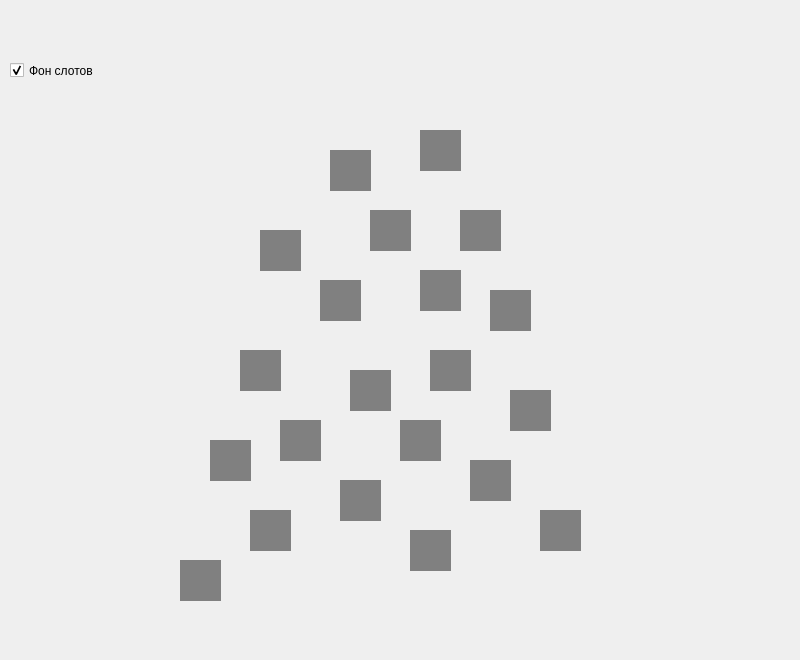
<?xml version="1.0" encoding="UTF-8"?>
<ui version="4.0">
 <class>MainWindow</class>
 <widget class="QMainWindow" name="MainWindow">
  <property name="geometry">
   <rect>
    <x>0</x>
    <y>0</y>
    <width>800</width>
    <height>660</height>
   </rect>
  </property>
  <property name="windowTitle">
   <string>s21 Christmas Tree</string>
  </property>
  <widget class="QWidget" name="centralwidget">
   <widget class="QLabel" name="base_tree_image">
    <property name="geometry">
     <rect>
      <x>120</x>
      <y>70</y>
      <width>551</width>
      <height>581</height>
     </rect>
    </property>
    <property name="styleSheet">
     <string notr="true">background-image: url(&quot;://base_tree.png&quot;);</string>
    </property>
    <property name="text">
     <string/>
    </property>
   </widget>
   <widget class="Slot" name="toy_slot_2">
    <property name="geometry">
     <rect>
      <x>420</x>
      <y>130</y>
      <width>41</width>
      <height>41</height>
     </rect>
    </property>
    <property name="styleSheet">
     <string notr="true">background: grey;</string>
    </property>
    <property name="text">
     <string/>
    </property>
   </widget>
   <widget class="Slot" name="toy_slot_3">
    <property name="geometry">
     <rect>
      <x>330</x>
      <y>150</y>
      <width>41</width>
      <height>41</height>
     </rect>
    </property>
    <property name="styleSheet">
     <string notr="true">background: grey;</string>
    </property>
    <property name="text">
     <string/>
    </property>
   </widget>
   <widget class="Slot" name="toy_slot_4">
    <property name="geometry">
     <rect>
      <x>460</x>
      <y>210</y>
      <width>41</width>
      <height>41</height>
     </rect>
    </property>
    <property name="styleSheet">
     <string notr="true">background: grey;</string>
    </property>
    <property name="text">
     <string/>
    </property>
   </widget>
   <widget class="Slot" name="toy_slot_5">
    <property name="geometry">
     <rect>
      <x>260</x>
      <y>230</y>
      <width>41</width>
      <height>41</height>
     </rect>
    </property>
    <property name="styleSheet">
     <string notr="true">background: grey;</string>
    </property>
    <property name="text">
     <string/>
    </property>
   </widget>
   <widget class="Slot" name="toy_slot_6">
    <property name="geometry">
     <rect>
      <x>370</x>
      <y>210</y>
      <width>41</width>
      <height>41</height>
     </rect>
    </property>
    <property name="styleSheet">
     <string notr="true">background: grey;</string>
    </property>
    <property name="text">
     <string/>
    </property>
   </widget>
   <widget class="Slot" name="toy_slot_7">
    <property name="geometry">
     <rect>
      <x>490</x>
      <y>290</y>
      <width>41</width>
      <height>41</height>
     </rect>
    </property>
    <property name="styleSheet">
     <string notr="true">background: grey;</string>
    </property>
    <property name="text">
     <string/>
    </property>
   </widget>
   <widget class="Slot" name="toy_slot_8">
    <property name="geometry">
     <rect>
      <x>420</x>
      <y>270</y>
      <width>41</width>
      <height>41</height>
     </rect>
    </property>
    <property name="styleSheet">
     <string notr="true">background: grey;</string>
    </property>
    <property name="text">
     <string/>
    </property>
   </widget>
   <widget class="Slot" name="toy_slot_9">
    <property name="geometry">
     <rect>
      <x>320</x>
      <y>280</y>
      <width>41</width>
      <height>41</height>
     </rect>
    </property>
    <property name="styleSheet">
     <string notr="true">background: grey;</string>
    </property>
    <property name="text">
     <string/>
    </property>
   </widget>
   <widget class="Slot" name="toy_slot_10">
    <property name="geometry">
     <rect>
      <x>240</x>
      <y>350</y>
      <width>41</width>
      <height>41</height>
     </rect>
    </property>
    <property name="styleSheet">
     <string notr="true">background: grey;</string>
    </property>
    <property name="text">
     <string/>
    </property>
   </widget>
   <widget class="Slot" name="toy_slot_11">
    <property name="geometry">
     <rect>
      <x>350</x>
      <y>370</y>
      <width>41</width>
      <height>41</height>
     </rect>
    </property>
    <property name="styleSheet">
     <string notr="true">background: grey;</string>
    </property>
    <property name="text">
     <string/>
    </property>
   </widget>
   <widget class="Slot" name="toy_slot_12">
    <property name="geometry">
     <rect>
      <x>430</x>
      <y>350</y>
      <width>41</width>
      <height>41</height>
     </rect>
    </property>
    <property name="styleSheet">
     <string notr="true">background: grey;</string>
    </property>
    <property name="text">
     <string/>
    </property>
   </widget>
   <widget class="Slot" name="toy_slot_13">
    <property name="geometry">
     <rect>
      <x>510</x>
      <y>390</y>
      <width>41</width>
      <height>41</height>
     </rect>
    </property>
    <property name="styleSheet">
     <string notr="true">background: grey;</string>
    </property>
    <property name="text">
     <string/>
    </property>
   </widget>
   <widget class="Slot" name="toy_slot_14">
    <property name="geometry">
     <rect>
      <x>210</x>
      <y>440</y>
      <width>41</width>
      <height>41</height>
     </rect>
    </property>
    <property name="styleSheet">
     <string notr="true">background: grey;</string>
    </property>
    <property name="text">
     <string/>
    </property>
   </widget>
   <widget class="Slot" name="toy_slot_15">
    <property name="geometry">
     <rect>
      <x>280</x>
      <y>420</y>
      <width>41</width>
      <height>41</height>
     </rect>
    </property>
    <property name="styleSheet">
     <string notr="true">background: grey;</string>
    </property>
    <property name="text">
     <string/>
    </property>
   </widget>
   <widget class="Slot" name="toy_slot_16">
    <property name="geometry">
     <rect>
      <x>400</x>
      <y>420</y>
      <width>41</width>
      <height>41</height>
     </rect>
    </property>
    <property name="styleSheet">
     <string notr="true">background: grey;</string>
    </property>
    <property name="text">
     <string/>
    </property>
   </widget>
   <widget class="Slot" name="toy_slot_17">
    <property name="geometry">
     <rect>
      <x>470</x>
      <y>460</y>
      <width>41</width>
      <height>41</height>
     </rect>
    </property>
    <property name="styleSheet">
     <string notr="true">background: grey;</string>
    </property>
    <property name="text">
     <string/>
    </property>
   </widget>
   <widget class="Slot" name="toy_slot_18">
    <property name="geometry">
     <rect>
      <x>540</x>
      <y>510</y>
      <width>41</width>
      <height>41</height>
     </rect>
    </property>
    <property name="styleSheet">
     <string notr="true">background: grey;</string>
    </property>
    <property name="text">
     <string/>
    </property>
   </widget>
   <widget class="Slot" name="toy_slot_19">
    <property name="geometry">
     <rect>
      <x>340</x>
      <y>480</y>
      <width>41</width>
      <height>41</height>
     </rect>
    </property>
    <property name="styleSheet">
     <string notr="true">background: grey;</string>
    </property>
    <property name="text">
     <string/>
    </property>
   </widget>
   <widget class="Slot" name="toy_slot_20">
    <property name="geometry">
     <rect>
      <x>250</x>
      <y>510</y>
      <width>41</width>
      <height>41</height>
     </rect>
    </property>
    <property name="styleSheet">
     <string notr="true">background: grey;</string>
    </property>
    <property name="text">
     <string/>
    </property>
   </widget>
   <widget class="Slot" name="toy_slot_21">
    <property name="geometry">
     <rect>
      <x>180</x>
      <y>560</y>
      <width>41</width>
      <height>41</height>
     </rect>
    </property>
    <property name="styleSheet">
     <string notr="true">background: grey;</string>
    </property>
    <property name="text">
     <string/>
    </property>
   </widget>
   <widget class="Slot" name="toy_slot_22">
    <property name="geometry">
     <rect>
      <x>410</x>
      <y>530</y>
      <width>41</width>
      <height>41</height>
     </rect>
    </property>
    <property name="styleSheet">
     <string notr="true">background: grey;</string>
    </property>
    <property name="text">
     <string/>
    </property>
   </widget>
   <widget class="Slot" name="star_slot">
    <property name="geometry">
     <rect>
      <x>360</x>
      <y>30</y>
      <width>61</width>
      <height>61</height>
     </rect>
    </property>
    <property name="styleSheet">
     <string notr="true">background-image: url(&quot;://star_logo.png&quot;);</string>
    </property>
    <property name="text">
     <string/>
    </property>
   </widget>
   <widget class="QCheckBox" name="toy_bg_switcher">
    <property name="geometry">
     <rect>
      <x>10</x>
      <y>60</y>
      <width>101</width>
      <height>21</height>
     </rect>
    </property>
    <property name="text">
     <string>Фон слотов</string>
    </property>
    <property name="checked">
     <bool>true</bool>
    </property>
   </widget>
  </widget>
 </widget>
 <customwidgets>
  <customwidget>
   <class>Slot</class>
   <extends>QLabel</extends>
   <header>slot.h</header>
  </customwidget>
 </customwidgets>
 <resources/>
 <connections/>
</ui>
